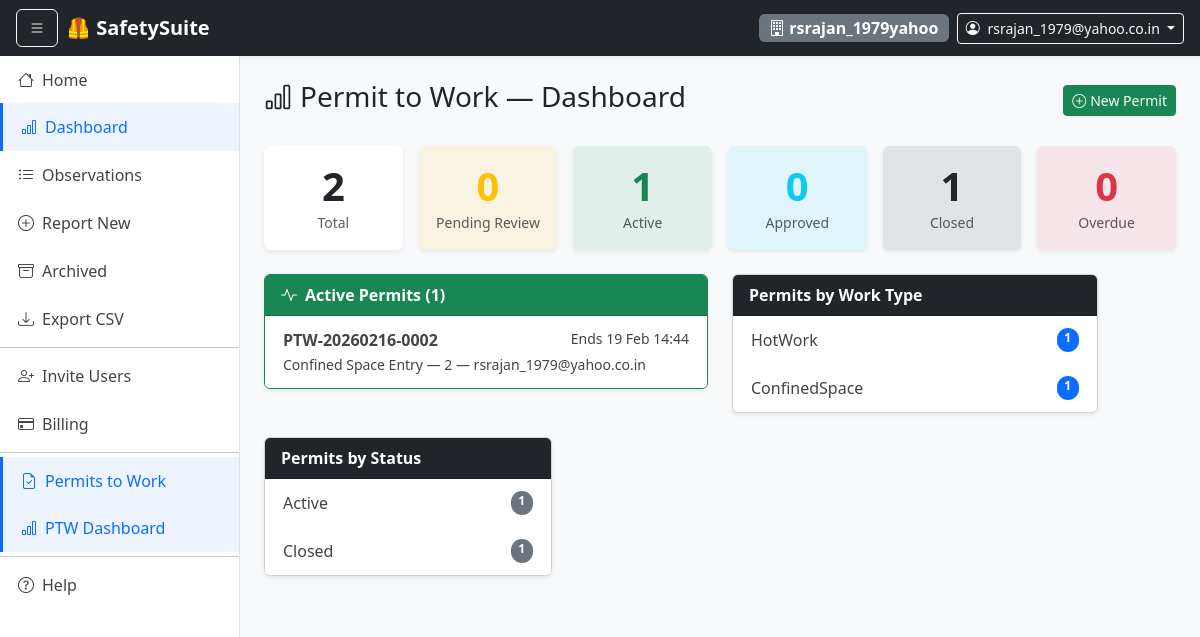
Page /permits/dashboard/ (signed in) on the committed database.
### core/models.py (models this page shows, shortened)
class Organization(models.Model):
    name = models.CharField(max_length=255)
    domain = models.CharField(max_length=255, unique=True)
    created_at = models.DateTimeField(auto_now_add=True)

### users/models.py (models this page shows, shortened)
class CustomUser(AbstractBaseUser, PermissionsMixin):
    email = models.EmailField(unique=True)
    full_name = models.CharField(max_length=255, blank=True)
    organization = models.ForeignKey(
        "core.Organization",
        on_delete=models.SET_NULL,
        null=True,
        blank=True,
    )
    is_manager = models.BooleanField(default=False)
    is_observer = models.BooleanField(default=False)
    is_action_owner = models.BooleanField(default=False)
    is_safety_manager = models.BooleanField(default=False)
    is_active = models.BooleanField(default=True)
    is_staff = models.BooleanField(default=False)
    objects = CustomUserManager()
    USERNAME_FIELD = "email"
    REQUIRED_FIELDS = []
    def get_full_name(self):
        return self.full_name or self.email

### permits/models.py (models this page shows, shortened)
class Permit(models.Model):
    WORK_TYPE_CHOICES = [
        ("hot_work",         "Hot Work"),
        ("confined_space",   "Confined Space Entry"),
        ("electrical",       "Electrical Work"),
        ("excavation",       "Excavation"),
        ("lifting_rigging",  "Lifting & Rigging"),
        ("work_at_height",   "Work at Height"),
        ("breaking_containment", "Breaking Containment / Isolation"),
        ("general",          "General High-Risk Work"),
    ]
    STATUS_CHOICES = [
        ("DRAFT",      "Draft"),           # Requestor fills in the form
        ("SUBMITTED",  "Submitted"),        # Sent for safety officer review
        ("APPROVED",   "Approved"),         # Safety officer approved, work may begin
        ("ACTIVE",     "Active"),           # Work is ongoing
        ("CLOSED",     "Closed"),           # Work completed, permit closed
        ("REJECTED",   "Rejected"),         # Safety officer rejected
        ("CANCELLED",  "Cancelled"),        # Requestor cancelled before work started
    ]
    organization = models.ForeignKey(
        "core.Organization",
        on_delete=models.CASCADE,
        related_name="permits",
    )
    permit_number = models.CharField(max_length=30, unique=True, editable=False)
    work_type    = models.CharField(max_length=30, choices=WORK_TYPE_CHOICES)
    title        = models.CharField(max_length=255)
    description  = models.TextField(help_text="Describe the work to be done in detail.")
    location     = models.ForeignKey(
        "observations.Location",
        on_delete=models.PROTECT,
        related_name="permits",
    )
    work_area    = models.CharField(
        max_length=255, blank=True,
        help_text="Specific area / equipment tag where work will take place.",
    )
    requestor = models.ForeignKey(
        settings.AUTH_USER_MODEL,
        on_delete=models.PROTECT,
        related_name="permits_requested",
        help_text="Person requesting the permit.",
    )
    contractor_name    = models.CharField(max_length=255, blank=True,
                                          help_text="Contractor / vendor name (if external).")
    contractor_contact = models.CharField(max_length=100, blank=True)
    workers_count      = models.PositiveIntegerField(
        default=1, help_text="Number of workers involved."
    )
    approved_by = models.ForeignKey(
        settings.AUTH_USER_MODEL,
        on_delete=models.SET_NULL,
        null=True, blank=True,
        related_name="permits_approved",
        help_text="Safety Manager / Officer who approves the permit.",
    )
    planned_start  = models.DateTimeField()
    planned_end    = models.DateTimeField()
    actual_start   = models.DateTimeField(null=True, blank=True)
    actual_end     = models.DateTimeField(null=True, blank=True)
    hazards_identified = models.TextField(
        help_text="List all foreseeable hazards for this work."
    )
    risk_controls      = models.TextField(
        help_text="Controls / precautions to mitigate each hazard."
    )
    ppe_required       = models.TextField(
        blank=True,
        help_text="Personal Protective Equipment required (e.g. helmet, harness, gloves).",
    )
    isolation_required = models.BooleanField(
        default=False,
        help_text="Does this work require energy isolation / LOTO?",
    )
    isolation_details  = models.TextField(
        blank=True,
        help_text="Describe isolation / LOTO procedure if required.",
    )
    emergency_procedure = models.TextField(
        blank=True,
        help_text="Emergency response procedure specific to this work.",
    )
    toolbox_talk_done     = models.BooleanField(default=False, verbose_name="Toolbox talk conducted")
    area_barricaded       = models.BooleanField(default=False, verbose_name="Area barricaded / signed")
    equipment_inspected   = models.BooleanField(default=False, verbose_name="Equipment / tools inspected")
    gas_test_done         = models.BooleanField(
        default=False,
        verbose_name="Gas / atmosphere test done",
        help_text="Required for hot work and confined space.",
    )
    gas_test_result       = models.CharField(max_length=100, blank=True,
                                              verbose_name="Gas test result (e.g. O2 %, LEL %)")
    approval_comment  = models.TextField(blank=True)
    rejection_reason  = models.TextField(blank=True)
    approved_at       = models.DateTimeField(null=True, blank=True)
    closure_comment    = models.TextField(blank=True)
    site_restored      = models.BooleanField(
        default=False, verbose_name="Site cleaned & restored after work"
    )
    closed_by = models.ForeignKey(
        settings.AUTH_USER_MODEL,
        on_delete=models.SET_NULL,
        null=True, blank=True,
        related_name="permits_closed",
    )
    closed_at = models.DateTimeField(null=True, blank=True)
    attachment = models.FileField(
        upload_to="permits/attachments/",
        blank=True, null=True,
        help_text="Risk assessment, method statement, or drawing (PDF/image).",
    )
    status     = models.CharField(max_length=20, choices=STATUS_CHOICES, default="DRAFT")
    created_at = models.DateTimeField(auto_now_add=True)
    updated_at = models.DateTimeField(auto_now=True)
    class Meta:
        ordering = ["-created_at"]

### observations/models.py (models this page shows)
class Location(models.Model):
    organization = models.ForeignKey(
        "core.Organization",
        on_delete=models.CASCADE,
        related_name="locations",
        null=True,
        blank=True,
    )
    name = models.CharField(max_length=200)
    area = models.CharField(max_length=200, blank=True)
    facility = models.CharField(max_length=200, blank=True)
    class Meta:
        ordering = ["name"]
    def __str__(self):
        return f"{self.name} ({self.area})" if self.area else self.name

### permits/views.py (the view)
# urls.py: path("dashboard/",              views.permit_dashboard, name="dashboard"),
@login_required
def permit_dashboard(request):
    _org_required(request)
    org = request.organization
    qs = Permit.objects.filter(organization=org)
    by_status = dict(qs.values_list("status").annotate(c=Count("id")))
    by_type   = list(
        qs.values("work_type").annotate(count=Count("id")).order_by("-count")
    )
    overdue = qs.filter(
        status__in=("APPROVED", "ACTIVE"),
        planned_end__lt=timezone.now(),
    ).select_related("requestor", "location")
    pending_approval = qs.filter(status="SUBMITTED") \
                         .select_related("requestor", "location")
    active_permits = qs.filter(status="ACTIVE") \
                       .select_related("requestor", "location")
    return render(request, "permits/permit_dashboard.html", {
        "by_status":        by_status,
        "by_type":          by_type,
        "overdue":          overdue,
        "pending_approval": pending_approval,
        "active_permits":   active_permits,
        "total":            qs.count(),
    })

### permits/templates/permits/permit_dashboard.html (shortened to what this page needs)
{% extends "base.html" %}
{% block content %}
<div class="d-flex justify-content-between align-items-center mb-4">
  <h3><i class="bi bi-bar-chart me-2"></i>Permit to Work — Dashboard</h3>
  <a href="{% url 'permits:create' %}" class="btn btn-success btn-sm">
    <i class="bi bi-plus-circle me-1"></i>New Permit
  </a>
</div>
<div class="row g-3 mb-4">
  <div class="col-md-2">
    <div class="card text-center shadow-sm border-0">
      <div class="card-body">
        <div class="display-6 fw-bold">{{ total }}</div>
        <small class="text-muted">Total</small>
      </div>
    </div>
  </div>
  <div class="col-md-2">
    <div class="card text-center shadow-sm border-0 bg-warning bg-opacity-10">
      <div class="card-body">
        <div class="display-6 fw-bold text-warning">{{ by_status.SUBMITTED|default:0 }}</div>
        <small class="text-muted">Pending Review</small>
      </div>
    </div>
  </div>
  <div class="col-md-2">
    <div class="card text-center shadow-sm border-0 bg-success bg-opacity-10">
      <div class="card-body">
        <div class="display-6 fw-bold text-success">{{ by_status.ACTIVE|default:0 }}</div>
        <small class="text-muted">Active</small>
      </div>
    </div>
  </div>
  <div class="col-md-2">
    <div class="card text-center shadow-sm border-0 bg-info bg-opacity-10">
      <div class="card-body">
        <div class="display-6 fw-bold text-info">{{ by_status.APPROVED|default:0 }}</div>
        <small class="text-muted">Approved</small>
      </div>
    </div>
  </div>
  <div class="col-md-2">
    <div class="card text-center shadow-sm border-0 bg-dark bg-opacity-10">
      <div class="card-body">
        <div class="display-6 fw-bold">{{ by_status.CLOSED|default:0 }}</div>
        <small class="text-muted">Closed</small>
      </div>
    </div>
  </div>
  <div class="col-md-2">
    <div class="card text-center shadow-sm border-0 bg-danger bg-opacity-10">
      <div class="card-body">
        <div class="display-6 fw-bold text-danger">{{ overdue|length }}</div>
        <small class="text-muted">Overdue</small>
      </div>
    </div>
  </div>
</div>
<div class="row g-4">
  {% if active_permits %}
  <div class="col-lg-6">
    <div class="card shadow-sm border-success">
      <div class="card-header bg-success text-white fw-semibold">
        <i class="bi bi-activity me-2"></i>Active Permits ({{ active_permits|length }})
      </div>
      <div class="list-group list-group-flush">
        {% for p in active_permits %}
        <a href="{% url 'permits:detail' p.pk %}" class="list-group-item list-group-item-action">
          <div class="d-flex justify-content-between">
            <span class="fw-semibold">{{ p.permit_number }}</span>
            <small>Ends {{ p.planned_end|date:"d M H:i" }}</small>
          </div>
          <small>{{ p.get_work_type_display }} — {{ p.location }} — {{ p.requestor.get_full_name }}</small>
        </a>
        {% endfor %}
      </div>
    </div>
  </div>
  {% endif %}
  <div class="col-lg-5">
    <div class="card shadow-sm">
      <div class="card-header fw-semibold bg-dark text-white">Permits by Work Type</div>
      <div class="list-group list-group-flush">
        {% for row in by_type %}
        <div class="list-group-item d-flex justify-content-between">
          <span>{{ row.work_type|title|cut:"_" }}</span>
          <span class="badge bg-primary rounded-pill">{{ row.count }}</span>
        </div>
        {% empty %}
        <div class="list-group-item text-muted">No data yet.</div>
        {% endfor %}
      </div>
    </div>
  </div>
  <div class="col-lg-4">
    <div class="card shadow-sm">
      <div class="card-header fw-semibold bg-dark text-white">Permits by Status</div>
      <div class="list-group list-group-flush">
        {% for status, count in by_status.items %}
        <div class="list-group-item d-flex justify-content-between">
          <span>{{ status|title }}</span>
          <span class="badge bg-secondary rounded-pill">{{ count }}</span>
        </div>
        {% empty %}
        <div class="list-group-item text-muted">No data yet.</div>
        {% endfor %}
      </div>
    </div>
  </div>
</div>
{% endblock %}

### templates/base.html (shortened to what this page needs)
<!doctype html>
<html lang="en">
<head>
  <link href="https://cdn.jsdelivr.net/npm/bootstrap@5.3.2/dist/css/bootstrap.min.css" rel="stylesheet">
  <link rel="stylesheet" href="https://cdn.jsdelivr.net/npm/bootstrap-icons@1.11.1/font/bootstrap-icons.css">
</head>
<body>
<nav class="navbar navbar-dark bg-dark px-3 shadow-sm">
  <button class="btn btn-outline-light me-2" id="sidebarToggle">
    <i class="bi bi-list"></i>
  </button>
  <a class="navbar-brand fw-bold" href="{% url 'home' %}">🦺 SafetySuite</a>
  <div class="ms-auto d-flex align-items-center gap-2">
    {% if current_org %}
      <span class="badge bg-secondary fs-6">
        <i class="bi bi-building"></i> {{ current_org.name }}
      </span>
    {% endif %}
    {% if user.is_authenticated %}
    <div class="dropdown">
      <a class="btn btn-outline-light btn-sm dropdown-toggle" data-bs-toggle="dropdown">
        <i class="bi bi-person-circle me-1"></i>
        {{ user.get_full_name }}
      </a>
    </div>
    {% endif %}
  </div>
</nav>
<div class="d-flex">
  {% if user.is_authenticated %}
  <div id="sidebar" class="border-end">
    <div class="list-group list-group-flush">
      <a href="{% url 'home' %}"
         class="list-group-item list-group-item-action {% if request.path == '/' %}active{% endif %}">
        <i class="bi bi-house me-2"></i>Home
      </a>
      <a href="{% url 'observations:dashboard' %}"
         class="list-group-item list-group-item-action {% if 'dashboard' in request.path %}active{% endif %}">
        <i class="bi bi-bar-chart me-2"></i>Dashboard
      </a>
      <a href="{% url 'observations:observation_list' %}"
         class="list-group-item list-group-item-action {% if request.path == '/observations/' %}active{% endif %}">
        <i class="bi bi-list-ul me-2"></i>Observations
      </a>
      <a href="{% url 'observations:create' %}"
         class="list-group-item list-group-item-action {% if 'new' in request.path %}active{% endif %}">
        <i class="bi bi-plus-circle me-2"></i>Report New
      </a>
      <a href="{% url 'observations:archived_list' %}"
         class="list-group-item list-group-item-action {% if 'archived' in request.path %}active{% endif %}">
        <i class="bi bi-archive me-2"></i>Archived
      </a>
      {% if user.is_manager or user.is_safety_manager %}
      <a href="{% url 'observations:export_observations_csv' %}"
         class="list-group-item list-group-item-action">
        <i class="bi bi-download me-2"></i>Export CSV
      </a>
      {% endif %}
      {% if user.is_manager %}
      <hr class="my-1">
      <a href="{% url 'core:invite_user' %}"
         class="list-group-item list-group-item-action {% if 'invite' in request.path %}active{% endif %}">
        <i class="bi bi-person-plus me-2"></i>Invite Users
      </a>
      <a href="{% url 'core:billing' %}"
         class="list-group-item list-group-item-action {% if 'billing' in request.path %}active{% endif %}">
        <i class="bi bi-credit-card me-2"></i>Billing
      </a>
      {% endif %}
      <hr class="my-1">
      <a href="{% url 'permits:permit_list' %}"
         class="list-group-item list-group-item-action {% if 'permits' in request.path %}active{% endif %}">
        <i class="bi bi-file-earmark-check me-2"></i>Permits to Work
      </a>
      <a href="{% url 'permits:dashboard' %}"
         class="list-group-item list-group-item-action {% if 'permits' in request.path and 'dashboard' in request.path %}active{% endif %}">
        <i class="bi bi-bar-chart me-2"></i>PTW Dashboard
      </a>
      <hr class="my-1">
      <button class="list-group-item list-group-item-action text-start"
              data-bs-toggle="modal" data-bs-target="#helpModal">
        <i class="bi bi-question-circle me-2"></i>Help
      </button>
    </div>
  </div>
  {% endif %}
  <div class="flex-grow-1 p-4" style="min-width: 0;">
    {% block content %}{% endblock %}
  </div>
</div>
</body>
</html>

### rows in the picture
Organization: name "rsrajan_1979yahoo"
CustomUser: get_full_name "rsrajan_1979@yahoo.co.in"
Permit: permit_number "PTW-20260216-0002", planned_end "19 Feb 14:44", work_type "Confined Space Entry", location "2", requestor.get_full_name "rsrajan_1979@yahoo.co.in", status "Active", count "1"

### other values in the picture
{{ total }} "2"
{{ by_status.SUBMITTED|default:0 }} "0"
{{ by_status.ACTIVE|default:0 }} "1"
{{ by_status.APPROVED|default:0 }} "0"
{{ by_status.CLOSED|default:0 }} "1"
{{ overdue|length }} "0"
{{ active_permits|length }} "1"
{{ row.work_type|title|cut:"_" }} "HotWork" "ConfinedSpace"
{{ row.count }} "1" "1"
{{ status|title }} "Closed"
{{ count }} "1"
